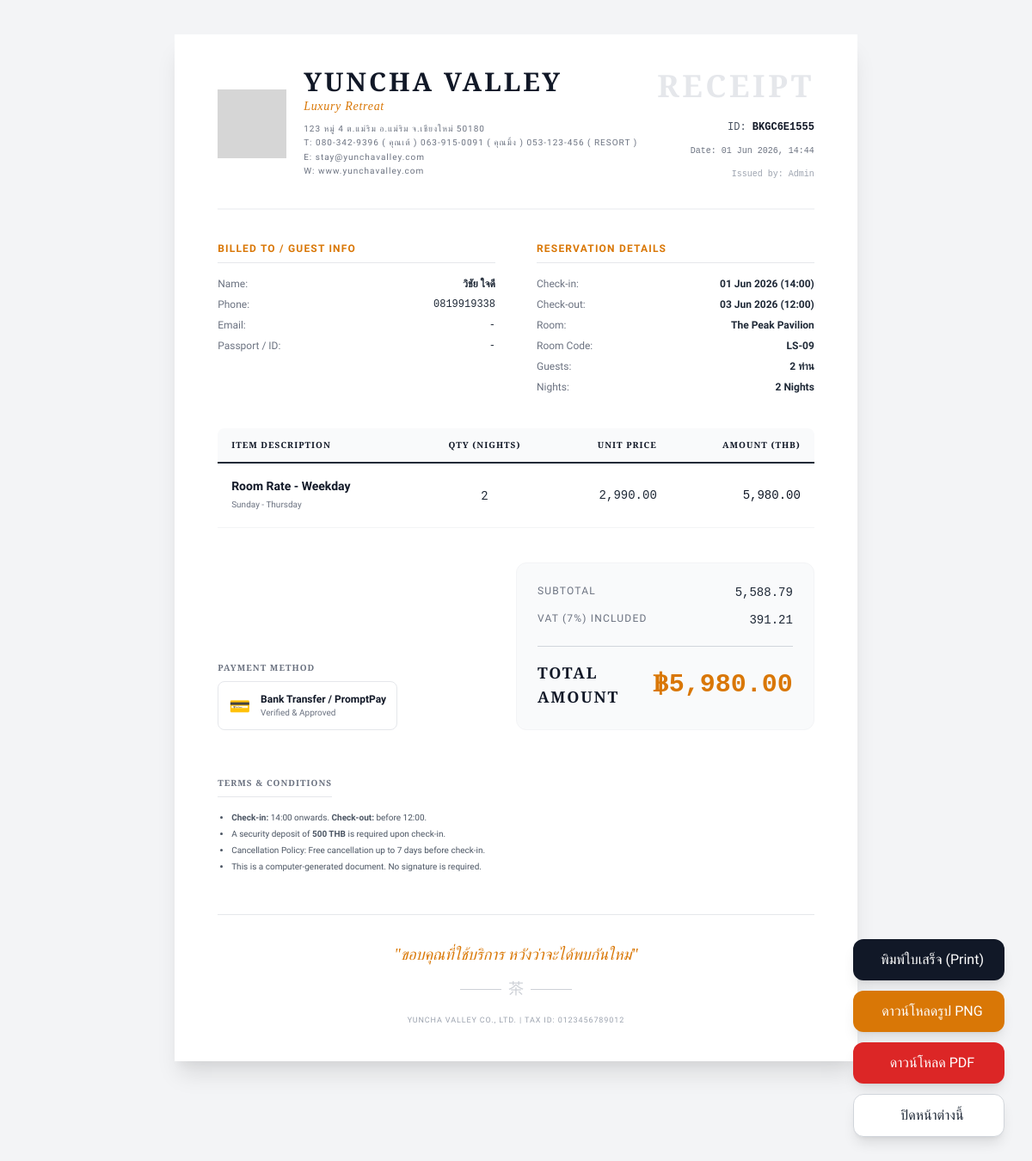
Page /dashboard/receipt.php?id=1 (signed in) on the committed database.
### tables this page shows
CREATE TABLE `bookings` (
  `id` INTEGER PRIMARY KEY AUTOINCREMENT,
  `booking_ref` longtext,
  `customer_id` int DEFAULT NULL,
  `room_id` int DEFAULT NULL,
  `check_in` date DEFAULT NULL,
  `check_out` date DEFAULT NULL,
  `adults` int DEFAULT NULL,
  `extra_bed` int DEFAULT NULL,
  `total_price` double DEFAULT NULL,
  `status` longtext,
  `created_at` datetime DEFAULT CURRENT_TIMESTAMP
);

CREATE TABLE `customers` (
  `id` INTEGER PRIMARY KEY AUTOINCREMENT,
  `first_name` longtext,
  `last_name` longtext,
  `phone` longtext,
  `email` longtext,
  `auth_provider` longtext,
  `status` varchar(255) DEFAULT 'active',
  `created_at` datetime DEFAULT CURRENT_TIMESTAMP,
  `is_returning` int DEFAULT '0'
);

CREATE TABLE `room_types` (
  `id` INTEGER PRIMARY KEY AUTOINCREMENT,
  `type_name` longtext,
  `base_price` double DEFAULT NULL,
  `high_price` double DEFAULT NULL,
  `holiday_price` double DEFAULT '0',
  `size_sqm` int DEFAULT '32'
);

CREATE TABLE `rooms` (
  `id` INTEGER PRIMARY KEY AUTOINCREMENT,
  `room_number` longtext,
  `room_type_id` int DEFAULT NULL,
  `status` varchar(255) DEFAULT 'active',
  `base_price` double DEFAULT NULL,
  `discount_percent` double DEFAULT NULL,
  `max_guests` int DEFAULT NULL,
  `allow_extra_bed` int DEFAULT NULL,
  `extra_bed_price` double DEFAULT NULL,
  `details` longtext,
  `high_price` double DEFAULT '0',
  `holiday_price` double DEFAULT '0'
);

### dashboard/receipt.php (the view, shortened to what this page needs)
<?php
require_once 'config/db.php';
$booking_id = isset($_GET['id']) ? (int)$_GET['id'] : 0;
$stmt_settings = $conn->query("SELECT setting_key, setting_value FROM settings");
$settings = $stmt_settings->fetchAll(PDO::FETCH_KEY_PAIR);
$sql = "SELECT b.*,
        c.first_name, c.last_name, c.phone, c.email,
        r.room_number, r.base_price, r.high_price, r.holiday_price, r.extra_bed_price, r.discount_percent, t.type_name as room_type,
        p.amount as paid_amount, p.payment_method, p.payment_date, p.status as payment_status
        FROM bookings b
        LEFT JOIN customers c ON b.customer_id = c.id
        LEFT JOIN rooms r ON b.room_id = r.id
        LEFT JOIN room_types t ON r.room_type_id = t.id
        LEFT JOIN payments p ON b.id = p.booking_id
        WHERE b.id = ?";
$stmt = $conn->prepare($sql);
$stmt->execute([$booking_id]);
$booking = $stmt->fetch(PDO::FETCH_ASSOC);
$hotel_name = isset($settings['hotel_name']) ? $settings['hotel_name'] :  'Yuncha Valley';
$hotel_logo = !empty($settings['hotel_logo']) ? 'uploads/' . $settings['hotel_logo'] : '../img/logo.png';
$hotel_address = isset($settings['address']) ? $settings['address'] :  '123 Tea Mountain Rd, Chiang Rai, TH';
$hotel_phone = isset($settings['phone']) ? $settings['phone'] :  '+66 80 342 9396';
$hotel_email = isset($settings['email']) ? $settings['email'] :  'contact@yunchavalley.com';
$receipt_note = isset($settings['receipt_note']) ? $settings['receipt_note'] :  "<li><strong>Check-in:</strong> 14:00 onwards. <strong>Check-out:</strong> before 12:00.</li>\n<li>A security deposit of <strong>500 THB</strong> is required upon check-in.</li>\n<li>Cancellation Policy: Free cancellation up to 7 days before check-in.</li>\n<li>This is a computer-generated document. No signature is required.</li>";
$customer_name = trim($booking['first_name'] . ' ' . $booking['last_name']);
$weekday_count = 0;
$weekend_count = 0;
$holiday_count = 0;
$inDate = new DateTime($booking['check_in']);
$outDate = new DateTime($booking['check_out']);
$nights = $inDate->diff($outDate)->days;
$holiday_dates_arr = array_map('trim', explode(',', isset($settings['holiday_dates']) ? $settings['holiday_dates'] :  ''));
$base_price = (float)(isset($booking['base_price']) ? $booking['base_price'] :  0);
$holiday_price = (float)(isset($booking['holiday_price']) ? $booking['holiday_price'] :  $base_price);
$currentDate = clone $inDate;
for ($i = 0; $i < $nights; $i++) {
    $dateStr = $currentDate->format('Y-m-d');
    $dayOfWeek = $currentDate->format('N');
    if (in_array($dateStr, $holiday_dates_arr) && $holiday_price > 0) {
        $holiday_count++;
    } elseif ($dayOfWeek == 5 || $dayOfWeek == 6) {
        $weekend_count++;
    } else {
        $weekday_count++;
    }
    $currentDate->modify('+1 day');
}
$total_paid = $booking['total_price'];
$subtotal = $total_paid / 1.07;
$vat = $total_paid - $subtotal;
?>
<!DOCTYPE html>
<html lang="th">
<head>
    <script src="https://cdn.tailwindcss.com"></script>
</head>
<body class="antialiased">
    <div class="fixed bottom-8 right-8 flex flex-col gap-3 no-print z-50">
        <button onclick="window.print()" class="bg-gray-900 hover:bg-black text-white px-6 py-3 rounded-xl shadow-lg flex items-center justify-center gap-2 transition-transform transform hover:scale-105">
            <i class="ph-bold ph-printer text-xl"></i> พิมพ์ใบเสร็จ (Print)
        </button>
        <button onclick="downloadPNG()" class="bg-amber-600 hover:bg-amber-700 text-white px-6 py-3 rounded-xl shadow-lg flex items-center justify-center gap-2 transition-transform transform hover:scale-105">
            <i class="ph-bold ph-image text-xl"></i> ดาวน์โหลดรูป PNG
        </button>
        <button onclick="generatePDF()" class="bg-red-600 hover:bg-red-700 text-white px-6 py-3 rounded-xl shadow-lg flex items-center justify-center gap-2 transition-transform transform hover:scale-105">
            <i class="ph-bold ph-file-pdf text-xl"></i> ดาวน์โหลด PDF
        </button>
        <button onclick="window.close()" class="bg-white border border-gray-300 hover:bg-gray-50 text-gray-800 px-6 py-3 rounded-xl shadow-lg flex items-center justify-center gap-2 transition-transform transform hover:scale-105">
            <i class="ph-bold ph-x text-xl"></i> ปิดหน้าต่างนี้
        </button>
    </div>
    <div class="flex flex-col items-center justify-center px-4 pb-20 no-print-padding">
        <div id="receipt-document" class="receipt-page">
            <div class="flex flex-col md:flex-row justify-between items-start border-b-2 border-gray-100 pb-8 mb-8">
                <div class="flex items-center gap-5">
                    <img src="<?= $hotel_logo ?>" alt="<?= htmlspecialchars($hotel_name) ?> Logo" class="w-20 h-20 object-contain opacity-80 bg-white" onerror="this.src='https://via.placeholder.com/80x80/000000/FFFFFF?text=Logo'">
                    <div>
                        <h2 class="font-cinzel text-3xl font-bold text-gray-900 tracking-widest uppercase leading-none"><?= htmlspecialchars($hotel_name) ?></h2>
                        <p class="font-serif-thai text-sm text-amber-600 mt-1 italic tracking-wider">Luxury Retreat</p>
                        <p class="text-[10px] text-gray-500 mt-2 tracking-widest leading-relaxed">
                            <?= nl2br(htmlspecialchars($hotel_address)) ?><br>
                            T: <?= htmlspecialchars($hotel_phone) ?><br>
                            E: <?= htmlspecialchars($hotel_email) ?><br>
                            W: www.yunchavalley.com
                        </p>
                    </div>
                </div>
                <div class="flex flex-col items-end gap-3 mt-6 md:mt-0 text-right">
                    <h1 class="font-cinzel text-4xl font-bold text-gray-200 tracking-widest uppercase">RECEIPT</h1>
                    <span class="text-xs text-gray-600 font-mono mt-2">ID: <span class="text-gray-900 font-bold"><?= $booking['booking_ref'] ?></span></span>
                    <span class="text-[10px] text-gray-500 font-mono">Date: <?= date('d M Y, H:i', strtotime($booking['created_at'])) ?></span>
                    <span class="text-[10px] text-gray-400 font-mono">Issued by: <?= htmlspecialchars(isset($_SESSION['fname']) ? $_SESSION['fname'] :  'Admin') ?></span>
                </div>
            </div>
            <div class="grid grid-cols-2 gap-12 mb-10">
                <div>
                    <h3 class="text-xs font-bold text-amber-600 uppercase tracking-widest mb-4 border-b border-gray-200 pb-2 inline-block w-full">Billed To / Guest Info</h3>
                    <div class="flex flex-col gap-2 text-xs font-prompt text-gray-800">
                        <div class="flex justify-between"><span class="text-gray-500">Name:</span> <span class="font-semibold"><?= htmlspecialchars($customer_name) ?></span></div>
                        <div class="flex justify-between"><span class="text-gray-500">Phone:</span> <span class="font-mono"><?= htmlspecialchars(isset($booking['phone']) ? $booking['phone'] :  '-') ?></span></div>
                        <div class="flex justify-between"><span class="text-gray-500">Email:</span> <span class="font-mono"><?= htmlspecialchars(isset($booking['email']) ? $booking['email'] :  '-') ?></span></div>
                        <div class="flex justify-between"><span class="text-gray-500">Passport / ID:</span> <span class="font-mono">-</span></div>
                    </div>
                </div>
                <div>
                    <h3 class="text-xs font-bold text-amber-600 uppercase tracking-widest mb-4 border-b border-gray-200 pb-2 inline-block w-full">Reservation Details</h3>
                    <div class="flex flex-col gap-2 text-xs font-prompt text-gray-800">
                        <div class="flex justify-between"><span class="text-gray-500">Check-in:</span> <span class="font-semibold"><?= (new DateTime($booking['check_in']))->format('d M Y') ?> (14:00)</span></div>
                        <div class="flex justify-between"><span class="text-gray-500">Check-out:</span> <span class="font-semibold"><?= (new DateTime($booking['check_out']))->format('d M Y') ?> (12:00)</span></div>
                        <div class="flex justify-between"><span class="text-gray-500">Room:</span> <span class="font-semibold"><?= isset($booking['room_type']) ? $booking['room_type'] :  'N/A' ?></span></div>
                        <div class="flex justify-between"><span class="text-gray-500">Room Code:</span> <span class="font-semibold"><?= htmlspecialchars(isset($booking['room_number']) ? $booking['room_number'] :  'N/A') ?></span></div>
                        <div class="flex justify-between"><span class="text-gray-500">Guests:</span> <span class="font-semibold"><?= (int)$booking['adults'] ?> <?= isset($_SESSION['lang']) && $_SESSION['lang'] === 'en' ? 'Persons' : 'ท่าน' ?></span></div>
                        <div class="flex justify-between"><span class="text-gray-500">Nights:</span> <span class="font-semibold"><?= $nights ?> Nights</span></div>
                    </div>
                </div>
            </div>
            <div class="mb-10">
                <table class="w-full text-left border-collapse">
                    <thead>
                        <tr class="border-b-2 border-gray-800 text-[10px] text-gray-900 uppercase tracking-widest font-cinzel font-bold bg-gray-50">
                            <th class="py-3 px-4 font-bold rounded-tl-lg">Item Description</th>
                            <th class="py-3 px-4 font-bold text-center">Qty (Nights)</th>
                            <th class="py-3 px-4 font-bold text-right">Unit Price</th>
                            <th class="py-3 px-4 font-bold text-right rounded-tr-lg">Amount (THB)</th>
                        </tr>
                    </thead>
                    <tbody class="text-sm font-prompt text-gray-800">
                        <?php if ($weekday_count > 0): ?>
                        <tr class="border-b border-gray-100">
                            <td class="py-4 px-4">
                                <span class="block font-semibold text-gray-900">Room Rate - Weekday</span>
                                <span class="text-[10px] text-gray-500">Sunday - Thursday</span>
                            </td>
                            <td class="py-4 px-4 text-center"><?= $weekday_count ?></td>
                            <td class="py-4 px-4 text-right font-mono"><?= number_format($base_price, 2) ?></td>
                            <td class="py-4 px-4 text-right font-mono text-gray-900"><?= number_format($weekday_count * $base_price, 2) ?></td>
                        </tr>
                        <?php endif; ?>
                    </tbody>
                </table>
            </div>
            <div class="flex flex-col md:flex-row justify-between items-end gap-8 mb-12">
                <div class="w-full md:w-auto">
                    <h4 class="text-[10px] font-bold text-gray-500 uppercase tracking-widest mb-2 font-cinzel">Payment Method</h4>
                    <div class="border border-gray-200 p-3 rounded-lg flex items-center gap-3">
                        <div class="text-xl">💳</div>
                        <div class="flex flex-col">
                            <span class="text-xs font-bold text-gray-900"><?= isset($booking['payment_method']) ? $booking['payment_method'] :  'Bank Transfer / PromptPay' ?></span>
                            <span class="text-[10px] text-gray-500">Verified & Approved</span>
                        </div>
                    </div>
                </div>
                <div class="w-full md:w-1/2 ml-auto">
                    <div class="flex flex-col gap-3 text-sm font-prompt text-gray-800 bg-gray-50 p-6 rounded-xl border border-gray-100">
                        <div class="flex justify-between">
                            <span class="text-gray-500 uppercase tracking-widest text-xs">Subtotal</span>
                            <span class="font-mono"><?= number_format($subtotal, 2) ?></span>
                        </div>
                        <div class="flex justify-between">
                            <span class="text-gray-500 uppercase tracking-widest text-xs">VAT (7%) Included</span>
                            <span class="font-mono"><?= number_format($vat, 2) ?></span>
                        </div>
                        <div class="flex justify-between items-center border-t border-gray-300 pt-4 mt-2">
                            <span class="text-gray-900 uppercase tracking-widest font-bold font-cinzel text-lg">Total Amount</span>
                            <span class="font-mono text-3xl font-bold text-amber-600">฿<?= number_format($total_paid, 2) ?></span>
                        </div>
                    </div>
                </div>
            </div>
            <div class="mb-12">
                <h4 class="text-[10px] font-bold text-gray-500 uppercase tracking-widest mb-2 font-cinzel border-b border-gray-200 pb-2 inline-block">Terms & Conditions</h4>
                <ul class="text-[10px] text-gray-600 list-disc pl-4 space-y-1 font-prompt mt-2">
                    <?= $receipt_note ?>
                </ul>
            </div>
            <div class="text-center mt-auto border-t border-gray-200 pt-8">
                <p class="font-cinzel text-lg text-amber-600 italic mb-3">"<?= htmlspecialchars(isset($settings['msg_receipt_footer']) ? $settings['msg_receipt_footer'] :  'Thank you for staying with ' . $hotel_name) ?>"</p>
                <div class="flex justify-center items-center gap-2 opacity-50">
                    <div class="w-12 h-[1px] bg-gray-400"></div>
                    <span class="font-cinzel text-lg text-gray-400">茶</span>
                    <div class="w-12 h-[1px] bg-gray-400"></div>
                </div>
                <p class="text-[9px] text-gray-400 mt-4 tracking-widest uppercase"><?= htmlspecialchars(strtoupper($hotel_name)) ?> CO., LTD. | TAX ID: 0123456789012</p>
            </div>
        </div>
    </div>
</body>
</html>

### dashboard/receipt.php (style rules this page uses)
body { background-color: #f3f4f6; color: #111827; font-family: 'Prompt', sans-serif; }
.font-cinzel { font-family: 'Cinzel', serif; }
.font-serif-thai { font-family: 'Noto Serif Thai', serif; }
.receipt-page { width: 210mm; min-height: 297mm; margin: 40px auto; background: white; box-shadow: 0 20px 25px -5px rgba(0, 0, 0, 0.1), 0 10px 10px -5px rgba(0, 0, 0, 0.04); padding: 40px 50px; position: relative; }

### rows in the picture
bookings: booking_ref "BKGC6E1555", created_at "01 Jun 2026, 14:44", customer.last_name "วิชัย ใจดี", customer.phone "0819919338", customer.email "-", check_in "01 Jun 2026", check_out "03 Jun 2026", room_types.type_name "The Peak Pavilion", room.room_number "LS-09", adults "2", room.base_price "2,990.00", $weekday_count*$base_price "5,980.00", total_price "5,588.79", total_price "391.21", total_price "5,980.00"

### other values in the picture
$hotel_name "YUNCHA VALLEY"
$hotel_address "123 หมู่ 4 ต.แม่ริม อ.แม่ริม จ.เชียงใหม่ 50180"
$hotel_phone "080-342-9396 ( คุณเต้ ) 063-915-0091 ( คุณมิ้ง ) 053-123-456 ( RESORT )"
$hotel_email "stay@yunchavalley.com"
isset($_SESSION['fname']) ? $_SESSION['fname'] :  'Admin' "Admin"
$weekday_count "2"
